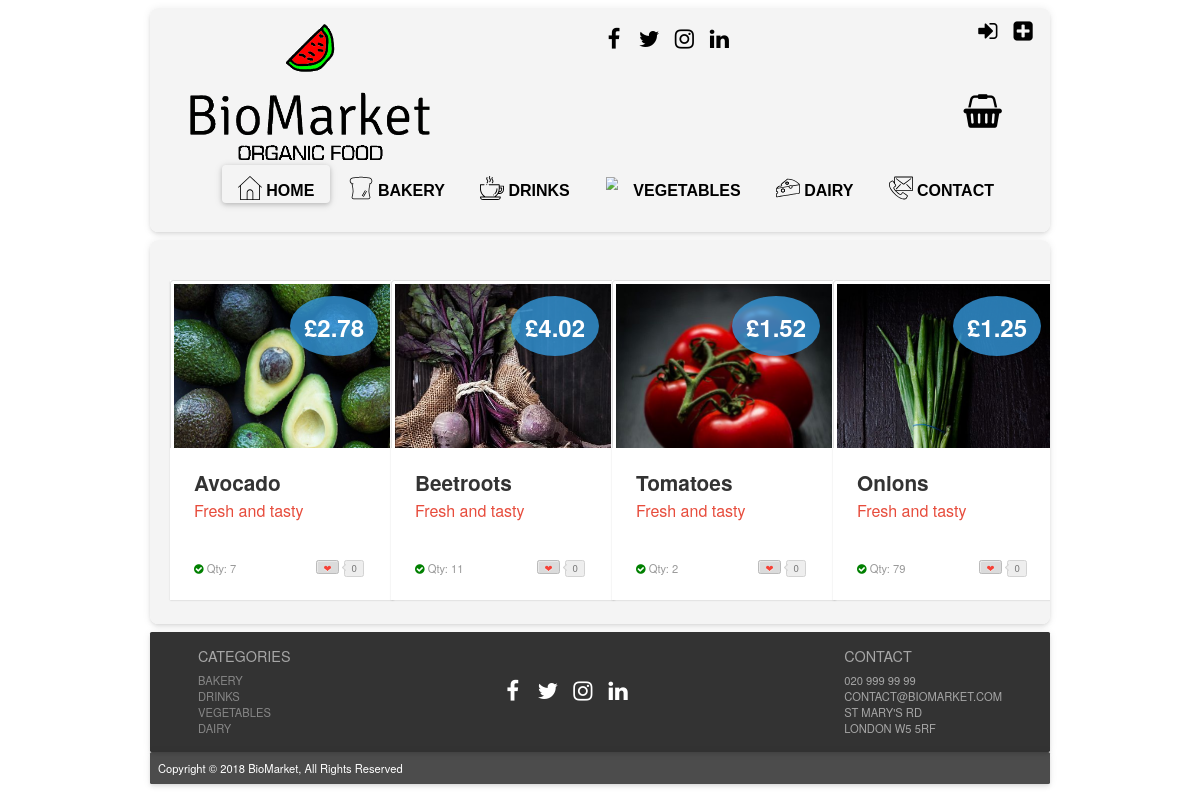
/?page=products_vegetables, run on an earlier commit of the app's database.
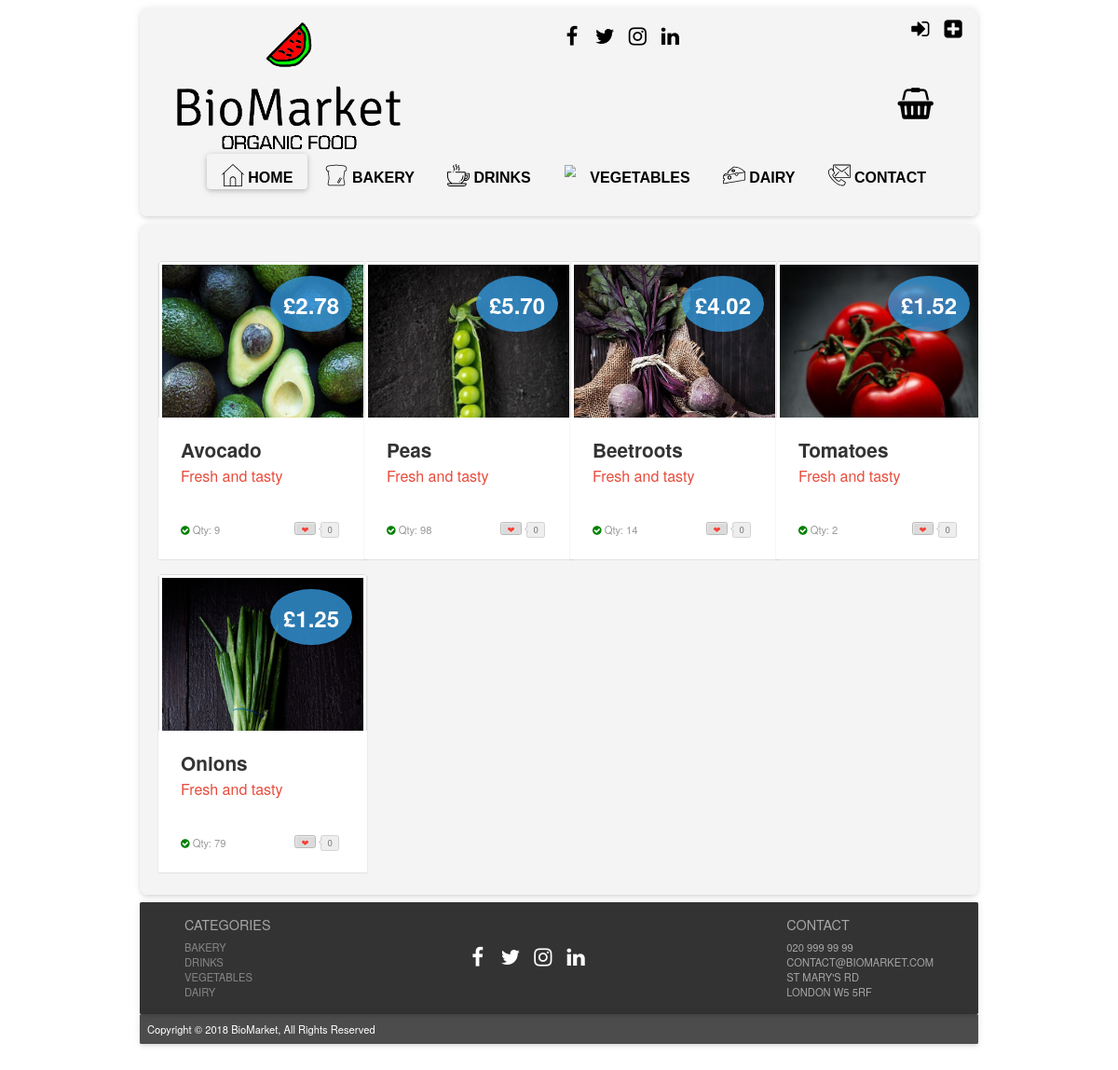
And on a later commit of the database.
### tables this page shows
CREATE TABLE IF NOT EXISTS `products` (
  `prod_id` int(11) NOT NULL AUTO_INCREMENT,
  `prod_name` varchar(50) NOT NULL,
  `price` decimal(5,2) NOT NULL,
  `sup_id` int(11) NOT NULL,
  `prod_dsc` varchar(230) NOT NULL,
  `prod_img` text NOT NULL,
  `cat_id` int(11) NOT NULL,
  `sto_qty` int(8) NOT NULL,
  PRIMARY KEY (`prod_id`),
  KEY `sup_id` (`sup_id`),
  KEY `cat_id` (`cat_id`)
);

### index.php (called while the page is built, shortened)
<?php
include "php/config.php";
$page = "home";
if (isset($_GET["page"])) {
    $page = basename($_GET["page"]);
}
if (file_exists("php/".$page.".php")) {
    include "php/".$page.".php";
}
include "layout.php";

### php/config.php (called while the page is built, shortened)
<?php
function is_logged_in()
{
    return isset($_SESSION["logged_in"]) && ($_SESSION["logged_in"] == true);
}
function get_user_level()
{
    $level = "VISITOR";
    return $level;
}

### php/products_vegetables.php (the view, shortened to what this page needs)
<!DOCTYPE html>
<html lang="en">
    <?php
    $userlevel = get_user_level();
    ?>
    <head>
        <link rel="stylesheet prefetch" href="css/__codepen_io_andytran_pen.css">
        <link rel="stylesheet" href="css/stylelogin.css">
        <link rel="stylesheet" href="css/product_card_style.css">
    </head>
    <body>
        <section class="category-section">
            <div class="container">
                <div class="row">
                    <?php
                    $search = "SELECT * FROM products WHERE cat_id = '3' ORDER BY prod_id ASC";
                    $result = mysqli_query($mysqli, $search);
                    while ($row = mysqli_fetch_assoc($result)) {
                        if (!$row["sto_qty"] <= 0) {
                            if ($userlevel == "MEMBER") {
                                ?>
                                <div class="col-lg-3 col-sm-6 col-xs-12" ><a href="#"></a>
                                    <div class="post-module">
                                        <div class="thumbnail">
                                            <div class="price">
                                                <div class="deal">&pound<?php echo $row["price"] ?></div>
                                            </div><img alt="product example" src="<?php echo $row["prod_img"] ?>">
                                        </div>
                                        <div class="post-content">
                                            <div class="category">
                                                <?php
                                                print '<div class="toCard"><a href="?page=product_page&prod_id=' . $row["prod_id"] . '&action=add_to_basket">Add to Basket</a>
                    </div> ';
                                                ?>
                                            </div>
                                            <h1 class="title"><?php echo $row["prod_name"] ?></h1>
                                            <h2 class="sub_title">Fresh and tasty</h2>
                                            <p class="description"><?php echo $row["prod_dsc"] ?>
                                            <div class="post-meta">
                                                <span class="showStock"><i class="fa fa-check-circle"></i>
                                                    <a>Qty: <?php echo $row["sto_qty"] ?></a></span><a href="#" title="Love it" class="btn btn-counter" data-count="0"><span>&#x2764;</span></a></div>
                                        </div>
                                    </div>
                                </div>
                                <?php
                            } else {
                                ?>
                                <div class="col-lg-3 col-sm-6 col-xs-12" ><a href="#"></a>
                                    <div class="post-module">
                                        <div class="thumbnail">
                                            <div class="price">
                                                <div class="deal">&pound<?php echo $row["price"] ?></div>
                                            </div><img alt="product example" src="<?php echo $row["prod_img"] ?>">
                                        </div>
                                        <div class="post-content">
                                            <h1 class="title"><?php echo $row["prod_name"] ?></h1>
                                            <h2 class="sub_title">Fresh and tasty</h2>
                                            <p class="description"><?php echo $row["prod_dsc"] ?>
                                            <div class="post-meta">
                                                <span class="showStock"><i class="fa fa-check-circle"></i>
                                                    <a>Qty: <?php echo $row["sto_qty"] ?></a></span><a href="#" title="Love it" class="btn btn-counter" data-count="0"><span>&#x2764;</span></a></div>
                                        </div>
                                    </div>
                                </div>
                                <?php
                            }
                        }
                    }
                    ?>
                </div>
            </div>
        </section>
    </body>
</html>

What changed in the data, as far as the page shows it:
changed products "Avocado": sto_qty "7" → "9"
now on this page (row edited): products: price "5.70", prod_img (picture), prod_name "Peas", sto_qty "98"
changed products "Beetroots": sto_qty "11" → "14"
